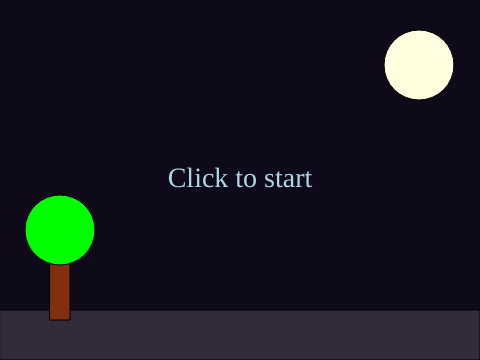
Frame 1 (no input)
Frame 60 (no input): identical to frame 1, image omitted
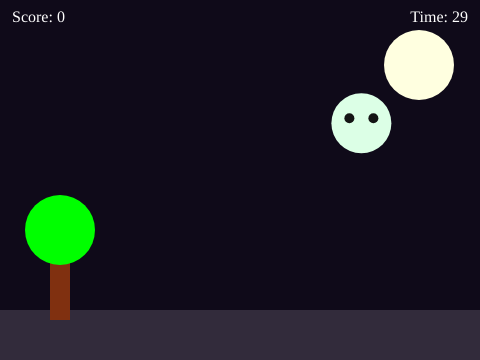
Frame 120 (the mouse pressed at the canvas centre since frame 60)

The p5.js sketch that drew these frames (run headless with seeded random() and noise() and a simulated clock; from frame 60 on, the mouse is pressed at the canvas centre):

// p5.js sketch
// ── sketch.js
let ghost;
let score = 0;
let duration = 30;
let startTime;
let state = 'start';
let spawnEvery = 60;

function setup() {
  createCanvas(480, 360);
  textFont('Times New Roman');
  spawnGhost();
}
function draw() {
  background(15, 10, 25);
  fill("#DDCCDD2C")
  rect(0,310,480,50)
  fill("#803010")
  rect(50,250,20,70)
  fill("#00FF00")
  circle(60,230,70)
  fill(255,255,224)
  circle(419,65,70)
  
  if (state === 'start') {
    textAlign(CENTER, CENTER);
    fill(173,216,230);
    textSize(28);
    text('Click to start', width / 2, height / 2);
    return;
  }

  if (state === 'over') {
    textAlign(CENTER, CENTER);
    fill(255);
    textSize(22);
    text('Game over\nScore: ' + score + '\nClick to retry', width / 2, height / 2);
    return;
  }
  let elapsed = (millis() - startTime) / 1000;
  let timeLeft = max(0, duration - elapsed);
  if (timeLeft <= 0) {
    state = 'over';
    return;
  }
    if (frameCount % spawnEvery === 0) spawnGhost();
  drawGhost(ghost.x, ghost.y);

  textAlign(LEFT, TOP);
  fill(255);
  textSize(16);
  text('Score: ' + score, 12, 10);
  textAlign(RIGHT, TOP);
  text('Time: ' + ceil(timeLeft), width - 12, 10);
  
}

function mousePressed() {
  if (state === 'start' || state === 'over') {
    state = 'play';
    score = 0;
    startTime = millis();
    spawnGhost();
    return;
  }
  if (dist(mouseX, mouseY, ghost.x, ghost.y) < 30) {
    score++;
    spawnGhost();
  }
}

function spawnGhost() {
  ghost = { x: random(40, width - 40), y: random(40, height - 40) };
}

function drawGhost(x, y) {
  noStroke();
  fill(220, 255, 230);
  ellipse(x, y, 60, 60);
  fill(20);
  ellipse(x - 12, y - 5, 10);
  ellipse(x + 12, y - 5, 10);
}
